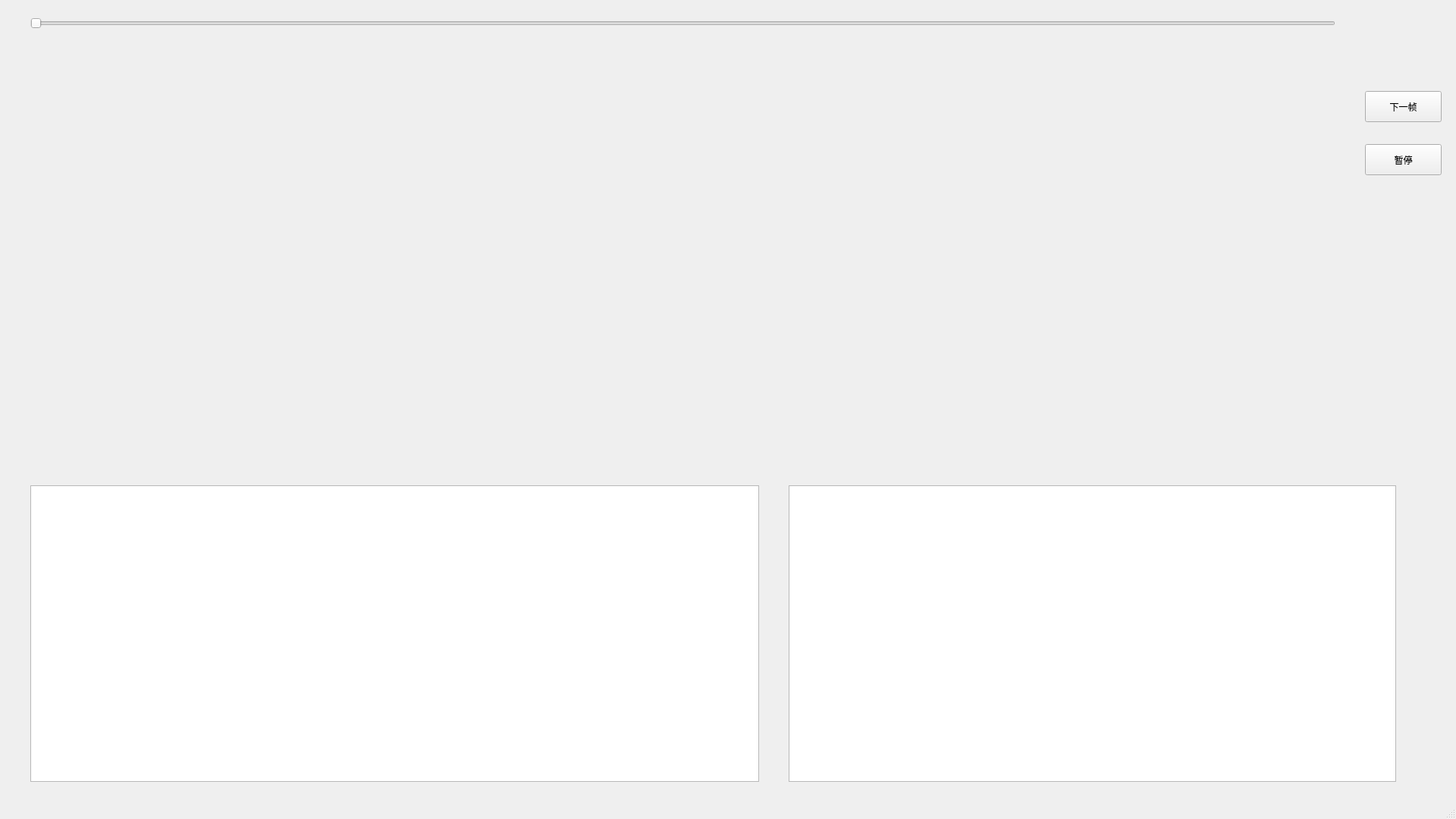
<?xml version="1.0" encoding="UTF-8"?>
<ui version="4.0">
 <class>RadarPlayerMainWindow</class>
 <widget class="QMainWindow" name="RadarPlayerMainWindow">
  <property name="geometry">
   <rect>
    <x>0</x>
    <y>0</y>
    <width>1920</width>
    <height>1080</height>
   </rect>
  </property>
  <property name="windowTitle">
   <string>Radar</string>
  </property>
  <widget class="QWidget" name="centralwidget">
   <widget class="QTableView" name="CarTableView">
    <property name="geometry">
     <rect>
      <x>40</x>
      <y>640</y>
      <width>961</width>
      <height>391</height>
     </rect>
    </property>
   </widget>
   <widget class="QPlainTextEdit" name="ConsoleText">
    <property name="geometry">
     <rect>
      <x>1040</x>
      <y>640</y>
      <width>801</width>
      <height>391</height>
     </rect>
    </property>
    <property name="readOnly">
     <bool>true</bool>
    </property>
   </widget>
   <widget class="QLabel" name="VideoLabel">
    <property name="geometry">
     <rect>
      <x>40</x>
      <y>80</y>
      <width>960</width>
      <height>540</height>
     </rect>
    </property>
    <property name="text">
     <string/>
    </property>
   </widget>
   <widget class="QLabel" name="MapLabel">
    <property name="geometry">
     <rect>
      <x>1050</x>
      <y>180</y>
      <width>700</width>
      <height>375</height>
     </rect>
    </property>
    <property name="text">
     <string/>
    </property>
   </widget>
   <widget class="QSlider" name="horizontalSlider">
    <property name="geometry">
     <rect>
      <x>40</x>
      <y>20</y>
      <width>1721</width>
      <height>22</height>
     </rect>
    </property>
    <property name="orientation">
     <enum>Qt::Horizontal</enum>
    </property>
   </widget>
   <widget class="QPushButton" name="NextButton">
    <property name="geometry">
     <rect>
      <x>1800</x>
      <y>120</y>
      <width>101</width>
      <height>41</height>
     </rect>
    </property>
    <property name="text">
     <string>下一帧</string>
    </property>
   </widget>
   <widget class="QPushButton" name="PauseButton">
    <property name="geometry">
     <rect>
      <x>1800</x>
      <y>190</y>
      <width>101</width>
      <height>41</height>
     </rect>
    </property>
    <property name="text">
     <string>暂停</string>
    </property>
   </widget>
  </widget>
  <widget class="QStatusBar" name="statusbar"/>
 </widget>
 <resources/>
 <connections/>
</ui>
